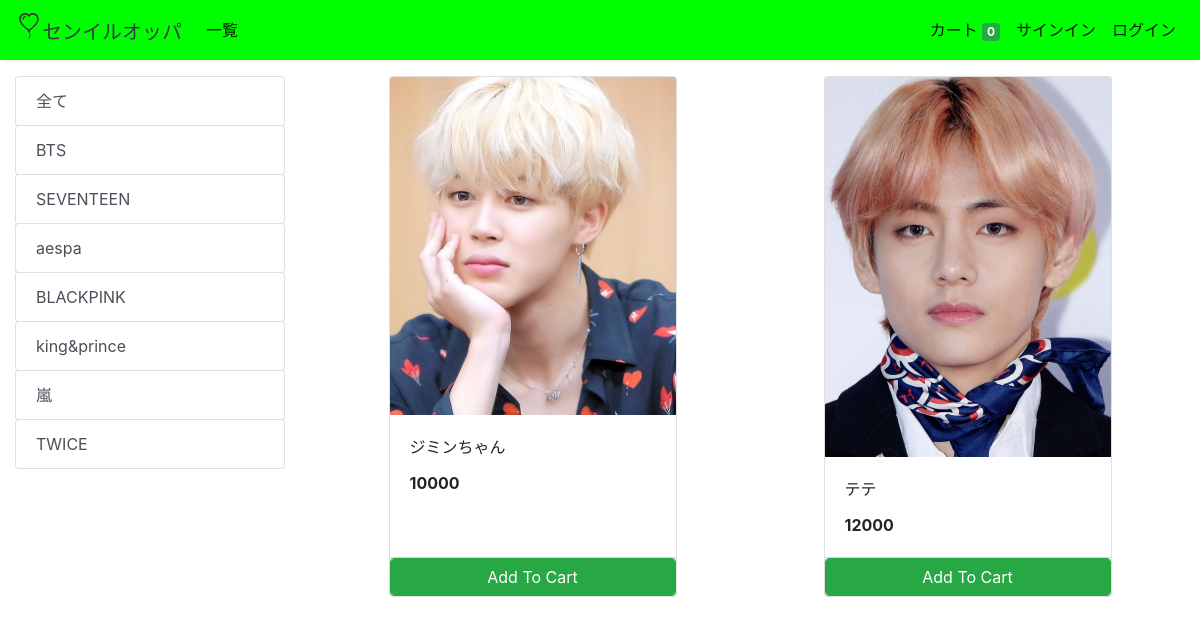
Page /store?category=31 on the committed database.
### store/models/category.py (models this page shows, shortened)
class Category(models.Model):
    name= models.CharField(max_length=50)
    @staticmethod
    def get_all_categories():
        return Category.objects.all()

### store/models/product.py (models this page shows, shortened)
class Products(models.Model):
    name = models.CharField(max_length=60)
    price= models.IntegerField(default=0)
    category= models.ForeignKey(Category,on_delete=models.CASCADE,default=1 )
    description= models.CharField(max_length=250, default='', blank=True, null= True)
    image= models.ImageField(upload_to='uploads/products/')
    @staticmethod
    def get_all_products_by_categoryid(category_id):
        if category_id:
            return Products.objects.filter (category=category_id)
        else:
            return Products.get_all_products();

### store/views/home.py (the view)
# urls.py: path('' , include('store.urls'))
def store(request):
    cart = request.session.get('cart')
    if not cart:
        request.session['cart'] = {}
    products = None
    categories = Category.get_all_categories()
    categoryID = request.GET.get('category')
    if categoryID:
        products = Products.get_all_products_by_categoryid(categoryID)
    else:
        products = Products.get_all_products();
    data = {}
    data['products'] = products
    data['categories'] = categories
    print('you are : ', request.session.get('email'))
    return render(request, 'index.html', data)

### store/templatetags/cart.py (called while the page is built)
@register.filter (name='is_in_cart')
def is_in_cart(product, cart):
    keys = cart.keys ()
    for id in keys:
        if int (id) == product.id:
            return True
    return False;

### store/templatetags/custom_filter.py (called while the page is built)
@register.filter(name='currency')
def currency(number):
    return str(number)

### store/templates/index.html (shortened to what this page needs)
{% extends 'base.html' %}
{% block content %}
{% load cart %}
{% load custom_filter %}
<div class="container-fluid mt-3">
	<div class="row">
		<div class="col-lg-3 mx-auto">
			<div class="list-group">
				<a href="/" class="list-group-item list-group-item-action btn btn-outline-success">全て</a>
				{% for category in categories %}
				<a href="/?category={{category.id}}"
					class="list-group-item list-group-item-action btn btn-outline-success ">{{category.name}}</a>
				{% endfor %}
			</div>
		</div>
		<div id='products' class="col-lg-9 mx-auto">
			<div class="row mx-auto">
				{% for product in products %}
				<div class="card mx-auto mb-3" id={{product.id}} style="width: 18rem;">
					<img class="card-img-top" src="{{product.image.url}}" alt="Card image cap">
					<div class="card-body">
						<p class="card-title">{{product.name}}</p>
						<p class="card-text"><b>{{product.price|currency}}</b></p>
					</div>
					<div class="card-footer p-0 no-gutters">
						{% if product|is_in_cart:request.session.cart %}
						<div class="row no-gutters">
							<form action="/#{{product.id}}" class="col-2 " method="post">
								{% csrf_token %}
								<input hidden type="text" name='product' value='{{product.id}}'>
								<input hidden type="text" name='remove' value='True'>
								<input type="submit" value=" - " class="btn btn-block btn-success border-right">
							</form>
							<div class="text-center col btn btn-success">{{product|cart_quantity:request.session.cart}} in Cart</div>
							<form action="/#{{product.id}}" class="col-2 " method="post">
								{% csrf_token %}
								<input hidden type="text" name='product' value='{{product.id}}'>
								<input type="submit" value=" + " class="btn btn-block btn-success border-left">
							</form>
						</div>
						{% else %}
						<form action="/#{{product.id}}" method="POST" class="btn-block">
							<input type="submit" class="float-right btn btn-success form-control"
								value="Add To Cart">
						</form>
						{% endif %}
					</div>
				</div>
				{% endfor %}
			</div>
		</div>
	</div>
</div>
{% endblock %}

### rows in the picture
Category: name "BTS"
Category: name "SEVENTEEN"
Category: name "aespa"
Category: name "BLACKPINK"
Category: name "king&prince"
Category: name "嵐"
Category: name "TWICE"
Products: image (picture), name "ジミンちゃん", price "10000"
Products: image (picture), name "テテ", price "12000"

### other values in the picture
{{ request.session.cart.keys|length }} "0"
